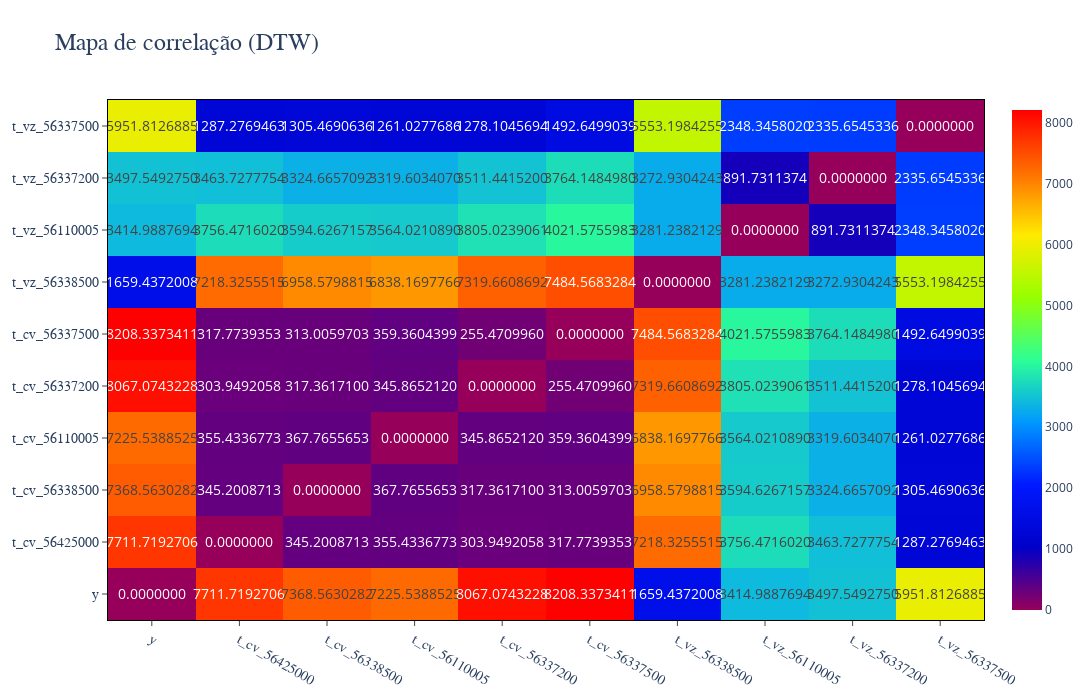

Here is the notebook cell this chart was saved with:
### Code cell
mapa_correlacao(
    df=df_aux,
    salvar=False, #SALVAR_PLOTS
)
